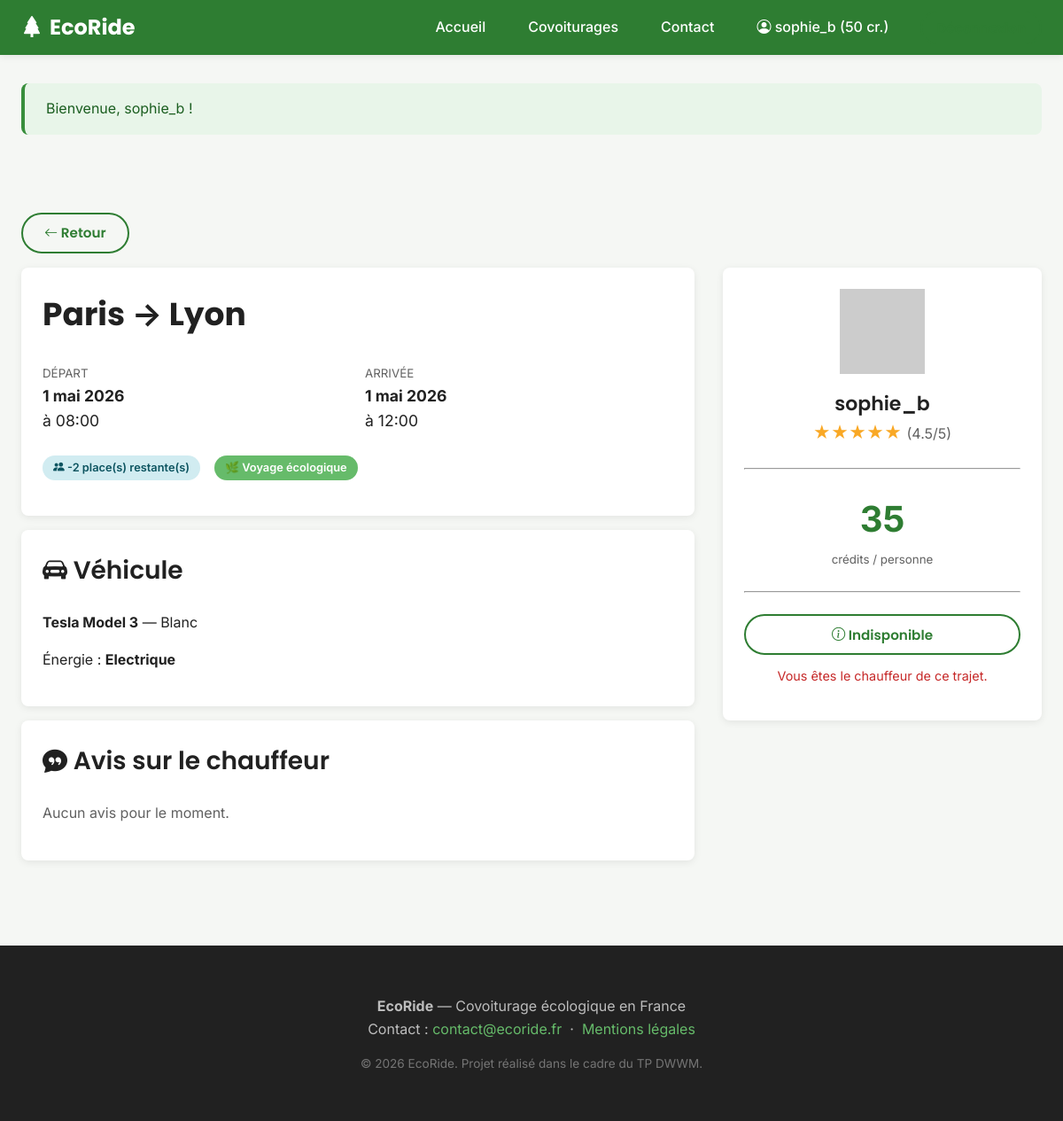
Screenshot of /covoiturages/7 (signed in) with the database file from the repository.
### tables this page shows
CREATE TABLE covoiturage (
    covoiturage_id     INT AUTO_INCREMENT PRIMARY KEY,
    chauffeur_id       INT NOT NULL,
    voiture_id         INT NOT NULL,
    date_depart        DATE NOT NULL,
    heure_depart       TIME NOT NULL,
    date_arrivee       DATE NOT NULL,
    heure_arrivee      TIME NOT NULL,
    lieu_depart        VARCHAR(100) NOT NULL,
    lieu_arrivee       VARCHAR(100) NOT NULL,
    statut             ENUM('prevu','en_cours','termine','annule') NOT NULL DEFAULT 'prevu',
    nb_place           TINYINT NOT NULL,
    prix_personne      DECIMAL(6,2) NOT NULL,
    FOREIGN KEY (chauffeur_id) REFERENCES utilisateur(utilisateur_id) ON DELETE CASCADE,
    FOREIGN KEY (voiture_id)   REFERENCES voiture(voiture_id),
    INDEX idx_recherche (lieu_depart, lieu_arrivee, date_depart),
    INDEX idx_statut (statut)
);

CREATE TABLE utilisateur (
    utilisateur_id     INT AUTO_INCREMENT PRIMARY KEY,
    pseudo             VARCHAR(50) NOT NULL UNIQUE,
    email              VARCHAR(150) NOT NULL UNIQUE,
    password_hash      VARCHAR(255) NOT NULL,
    nom                VARCHAR(50),
    prenom             VARCHAR(50),
    telephone          VARCHAR(20),
    date_naissance     DATE,
    photo              VARCHAR(255) DEFAULT 'default-avatar.png',
    credit             INT NOT NULL DEFAULT 20,
    statut             ENUM('actif','suspendu') NOT NULL DEFAULT 'actif',
    date_creation      DATETIME NOT NULL DEFAULT CURRENT_TIMESTAMP,
    INDEX idx_email (email),
    INDEX idx_pseudo (pseudo)
);

CREATE TABLE marque (
    marque_id      INT AUTO_INCREMENT PRIMARY KEY,
    libelle        VARCHAR(50) NOT NULL UNIQUE
);

CREATE TABLE voiture (
    voiture_id                       INT AUTO_INCREMENT PRIMARY KEY,
    utilisateur_id                   INT NOT NULL,
    marque_id                        INT NOT NULL,
    modele                           VARCHAR(50) NOT NULL,
    immatriculation                  VARCHAR(15) NOT NULL UNIQUE,
    energie                          ENUM('essence','diesel','electrique','hybride','gpl') NOT NULL,
    couleur                          VARCHAR(30),
    date_premiere_immatriculation    DATE,
    nb_places                        TINYINT NOT NULL DEFAULT 4,
    FOREIGN KEY (utilisateur_id) REFERENCES utilisateur(utilisateur_id) ON DELETE CASCADE,
    FOREIGN KEY (marque_id)      REFERENCES marque(marque_id),
    INDEX idx_energie (energie)
);

### views/covoiturage/show.php (the view, shortened to what the rows shown need)
<div class="container">
    <a href="javascript:history.back()" class="btn btn-secondary" style="margin-bottom:1rem">
        <i class="bi bi-arrow-left"></i> Retour
    </a>
    <div style="display:grid;grid-template-columns:1fr 360px;gap:2rem">
        <div>
            <div class="card">
                <h1 style="margin-top:0"><?= e($covoiturage['lieu_depart']) ?> → <?= e($covoiturage['lieu_arrivee']) ?></h1>
                <div style="display:grid;grid-template-columns:1fr 1fr;gap:1rem;margin:1.5rem 0">
                    <div>
                        <small style="color:var(--color-text-muted)">DÉPART</small>
                        <p style="margin:0;font-size:1.1rem">
                            <strong><?= format_date_fr($covoiturage['date_depart']) ?></strong><br>
                            à <?= substr($covoiturage['heure_depart'], 0, 5) ?>
                        </p>
                    </div>
                    <div>
                        <small style="color:var(--color-text-muted)">ARRIVÉE</small>
                        <p style="margin:0;font-size:1.1rem">
                            <strong><?= format_date_fr($covoiturage['date_arrivee']) ?></strong><br>
                            à <?= substr($covoiturage['heure_arrivee'], 0, 5) ?>
                        </p>
                    </div>
                </div>
                <div style="display:flex;gap:1rem;flex-wrap:wrap;margin-bottom:1rem">
                    <span class="badge badge-info"><i class="bi bi-people-fill"></i> <?= $covoiturage['places_restantes'] ?> place(s) restante(s)</span>
                    <?php if ($covoiturage['energie'] === 'electrique'): ?>
                        <span class="badge badge-eco">Voyage écologique</span>
                    <?php endif; ?>
                </div>
            </div>
            <div class="card" style="margin-top:1rem">
                <h2><i class="bi bi-car-front-fill"></i> Véhicule</h2>
                <p>
                    <strong><?= e($covoiturage['marque_libelle']) ?> <?= e($covoiturage['modele']) ?></strong>
                    — <?= e($covoiturage['couleur']) ?>
                </p>
                <p>Énergie : <strong><?= e(ucfirst($covoiturage['energie'])) ?></strong></p>
            </div>
            <div class="card" style="margin-top:1rem">
                <h2><i class="bi bi-chat-quote-fill"></i> Avis sur le chauffeur</h2>
                <?php if (empty($avis)): ?>
                    <p style="color:var(--color-text-muted)">Aucun avis pour le moment.</p>
                <?php endif; ?>
            </div>
        </div>
        <aside>
            <div class="card" style="position:sticky;top:90px">
                <div style="text-align:center">
                    <img src="<?= asset('images/' . ($covoiturage['chauffeur_photo'] ?? 'default-avatar.png')) ?>"
                         alt="" class="driver-photo"
                         style="width:96px;height:96px"
                         onerror="this.src='https://api.dicebear.com/7.x/initials/svg?seed=<?= urlencode($covoiturage['chauffeur_pseudo']) ?>'">
                    <h3 style="margin:0.5rem 0 0"><?= e($covoiturage['chauffeur_pseudo']) ?></h3>
                    <?php if ($noteMoyenne !== null): ?>
                        <div class="rating" style="font-size:1.2rem">
                            <?php
                            $n = (int) round($noteMoyenne);
                            echo str_repeat('★', $n) . str_repeat('<span class="empty">★</span>', 5 - $n);
                            ?>
                            <small style="color:var(--color-text-muted)">(<?= $noteMoyenne ?>/5)</small>
                        </div>
                    <?php endif; ?>
                </div>
                <hr style="margin:1.5rem 0">
                <div style="text-align:center">
                    <div class="price" style="font-size:2.5rem;color:var(--color-primary);font-weight:700">
                        <?= number_format((float) $covoiturage['prix_personne'], 0) ?>
                    </div>
                    <small style="color:var(--color-text-muted)">crédits / personne</small>
                </div>
                <hr style="margin:1.5rem 0">
                <?php if (!Auth::check()): ?>
                    <a href="/login?next=<?= urlencode("/covoiturages/{$covoiturage['covoiturage_id']}") ?>"
                       class="btn btn-primary btn-block">Se connecter pour participer</a>
                    <p style="text-align:center;margin-top:0.75rem;color:var(--color-text-muted);font-size:0.9rem">
                        Pas encore de compte ? <a href="/register">S'inscrire</a>
                    </p>
                <?php else: ?>
                    <button class="btn btn-secondary btn-block" disabled>
                        <i class="bi bi-info-circle"></i> Indisponible
                    </button>
                    <p style="text-align:center;margin-top:0.75rem;color:var(--color-error);font-size:0.9rem">
                        <?= e($reason) ?>
                    </p>
                <?php endif; ?>
            </div>
        </aside>
    </div>
</div>

### src/Core/Router.php (shortened to what the rows shown need)
<?php
final class Router
{
    private array $routes = [
        'GET'    => [],
        'POST'   => [],
        'PUT'    => [],
        'DELETE' => [],
    ];
    private function add(string $method, string $path, callable|array $handler): void
    {
        $this->routes[$method][$path] = $handler;
    }
    public function dispatch(string $method, string $uri): void
    {
        $uri = parse_url($uri, PHP_URL_PATH) ?: '/';
        $uri = rtrim($uri, '/') ?: '/';
        foreach ($this->routes[$method] ?? [] as $path => $handler) {
            $pattern = preg_replace('#\{([a-zA-Z_]+)\}#', '(?P<$1>[^/]+)', $path);
            $pattern = '#^' . $pattern . '$#';
            if (preg_match($pattern, $uri, $matches)) {
                $params = array_filter($matches, 'is_string', ARRAY_FILTER_USE_KEY);
                $this->call($handler, $params);
                return;
            }
        }
    }
    private function call(callable|array $handler, array $params): void
    {
        if (is_array($handler) && count($handler) === 2) {
            [$class, $method] = $handler;
            $instance = new $class();
            $instance->$method(...array_values($params));
            return;
        }
    }
}

### views/layouts/main.php (shortened to what the rows shown need)
<!DOCTYPE html>
<html lang="fr">
<head>
    <link rel="stylesheet" href="https://cdn.jsdelivr.net/npm/bootstrap-icons@1.11.3/font/bootstrap-icons.css">
    <link rel="stylesheet" href="<?= asset('css/app.css') ?>">
</head>
<body>
<?php require __DIR__ . '/../partials/navbar.php'; ?>
<main>
    <?php if ($msg = flash('success')): ?>
        <div class="container"><div class="alert alert-success"><?= e($msg) ?></div></div>
    <?php endif; ?>
    <?= $content ?? '' ?>
</main>
<?php require __DIR__ . '/../partials/footer.php'; ?>
</body>
</html>

### views/partials/navbar.php (shortened to what the rows shown need)
<?php
$user = Auth::user();
$path = parse_url($_SERVER['REQUEST_URI'] ?? '/', PHP_URL_PATH);
?>
<nav class="navbar">
    <div class="navbar-container">
        <a href="/" class="navbar-brand">
            <i class="bi bi-tree-fill"></i> EcoRide
        </a>
        <ul class="navbar-nav">
            <li><a href="/" class="<?= $path === '/' ? 'active' : '' ?>">Accueil</a></li>
            <li><a href="/covoiturages" class="<?= str_starts_with($path, '/covoiturages') ? 'active' : '' ?>">Covoiturages</a></li>
            <li><a href="/contact" class="<?= $path === '/contact' ? 'active' : '' ?>">Contact</a></li>
            <?php if ($user): ?>
                <li><a href="/mon-espace"><i class="bi bi-person-circle"></i> <?= e($user['pseudo']) ?> (<?= $user['credit'] ?> cr.)</a></li>
                <li>
                    <form method="post" action="/logout" style="display:inline">
                        <button type="submit" class="btn btn-secondary" style="padding:0.4rem 1rem">Déconnexion</button>
                    </form>
                </li>
            <?php else: ?>
                <li><a href="/login" class="btn-cta">Connexion</a></li>
            <?php endif; ?>
        </ul>
    </div>
</nav>

### views/partials/footer.php
<footer class="footer">
    <div>
        <p>
            <strong>EcoRide</strong> — Covoiturage écologique en France<br>
            Contact : <a href="mailto:contact@ecoride.fr">contact@ecoride.fr</a>
            &nbsp;·&nbsp;
            <a href="/mentions-legales">Mentions légales</a>
        </p>
        <p style="font-size:0.85rem;color:#757575;margin-top:1rem">
            © <?= date('Y') ?> EcoRide. Projet réalisé dans le cadre du TP DWWM.
        </p>
    </div>
</footer>

### rows the page displays
covoiturage: chauffeur.pseudo "sophie_b", lieu_depart "Paris", lieu_arrivee "Lyon", date_depart "1 mai 2026", heure_depart "08:00", date_arrivee "1 mai 2026", heure_arrivee "12:00", places_restantes "-2", marque.libelle "Tesla", voiture.modele "Model 3", voiture.couleur "Blanc", voiture.energie "Electrique", n "★★★★★", noteMoyenne "4.5", prix_personne "35", reason "Vous êtes le chauffeur de ce trajet."
